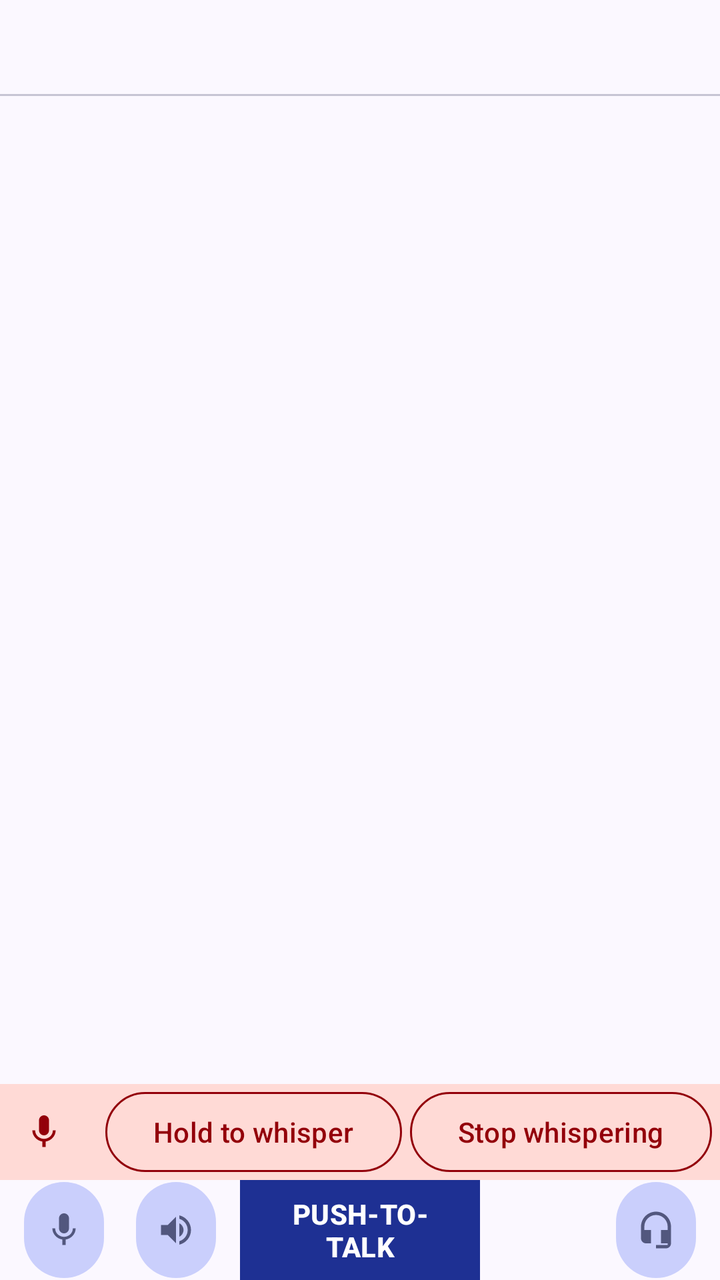
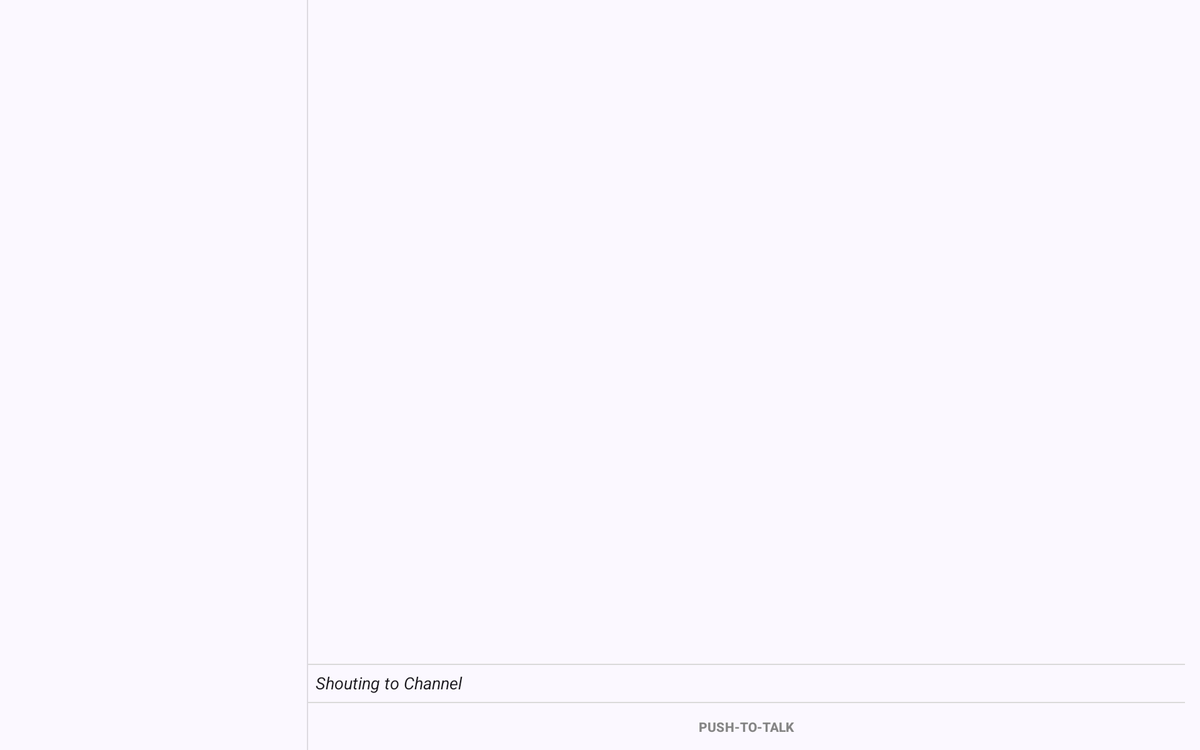

One screen, two layout resources from the same app: the default and the repository's alternative for another configuration. Each is rendered where Android would select it; the XML of both is given below.
<!-- AndroidManifest.xml: application theme Theme.Mumla -->
<!-- res/layout/fragment_channel.xml -->
<LinearLayout xmlns:android="http://schemas.android.com/apk/res/android"
    xmlns:app="http://schemas.android.com/apk/res-auto"
    xmlns:tools="http://schemas.android.com/tools"
    android:layout_width="match_parent"
    android:layout_height="match_parent"
    android:orientation="vertical">

    <com.google.android.material.tabs.TabLayout
        android:id="@+id/channel_tabs"
        android:layout_width="match_parent"
        android:layout_height="wrap_content"
        app:tabGravity="fill"
        app:tabMode="fixed"
        app:tabTextAppearance="@style/TextAppearance.Mumla.ChannelTab" />

    <LinearLayout
        android:id="@+id/control_bar_top"
        android:layout_width="match_parent"
        android:layout_height="wrap_content"
        android:background="?attr/colorSurfaceContainer"
        android:gravity="center_vertical"
        android:orientation="horizontal"
        android:paddingHorizontal="8dp"
        android:paddingVertical="4dp"
        android:visibility="gone">

        <Space
            android:layout_width="0dp"
            android:layout_height="0dp"
            android:layout_weight="1" />
    </LinearLayout>

    <androidx.viewpager2.widget.ViewPager2
        android:id="@+id/channel_view_pager"
        android:layout_width="match_parent"
        android:layout_height="0dp"
        android:layout_weight="1" />

    <LinearLayout
        android:id="@+id/target_panel"
        android:layout_width="match_parent"
        android:layout_height="wrap_content"
        android:minHeight="48dp"
        android:orientation="horizontal"
        android:gravity="center_vertical"
        android:background="?attr/colorErrorContainer"
        android:paddingStart="12dp"
        android:paddingEnd="4dp">

        <ImageView
            android:id="@+id/target_panel_icon"
            android:layout_width="20dp"
            android:layout_height="20dp"
            android:layout_marginEnd="12dp"
            android:importantForAccessibility="no"
            app:srcCompat="@drawable/ic_action_microphone"
            app:tint="?attr/colorOnErrorContainer"/>

        <TextView
            android:id="@+id/target_panel_warning"
            android:layout_width="0dp"
            android:layout_height="wrap_content"
            android:layout_weight="1"
            tools:text="Whispering to Channel"
            android:textSize="@dimen/target_panel_text_size"
            android:textColor="?attr/colorOnErrorContainer"
            android:singleLine="true"
            android:textStyle="bold"
            android:gravity="start|center_vertical"
            android:paddingTop="8dp"
            android:paddingBottom="8dp"/>

        <com.google.android.material.button.MaterialButton
            android:id="@+id/target_panel_hold"
            style="?attr/materialButtonOutlinedStyle"
            android:layout_width="wrap_content"
            android:layout_height="wrap_content"
            android:layout_marginEnd="4dp"
            android:minHeight="48dp"
            android:visibility="gone"
            tools:visibility="visible"
            android:text="@string/hold_to_whisper"
            android:textColor="?attr/colorOnErrorContainer"
            app:strokeColor="?attr/colorOnErrorContainer"/>

        <com.google.android.material.button.MaterialButton
            android:id="@+id/target_panel_cancel"
            style="?attr/materialButtonOutlinedStyle"
            android:layout_width="wrap_content"
            android:layout_height="wrap_content"
            android:minWidth="48dp"
            android:minHeight="48dp"
            android:text="@string/a11y_stop_shouting"
            android:textColor="?attr/colorOnErrorContainer"
            app:icon="@drawable/ic_action_delete_dark"
            app:iconTint="?attr/colorOnErrorContainer"
            app:strokeColor="?attr/colorOnErrorContainer"/>

    </LinearLayout>

    <LinearLayout
        android:id="@+id/control_bar"
        android:layout_width="match_parent"
        android:layout_height="wrap_content"
        android:baselineAligned="false"
        android:gravity="center_vertical"
        android:orientation="horizontal">

        <LinearLayout
            android:id="@+id/control_bar_start"
            android:layout_width="@dimen/control_bar_side_width"
            android:layout_height="wrap_content"
            android:gravity="start|center_vertical"
            android:paddingHorizontal="8dp">

            <com.google.android.material.button.MaterialButton
                android:id="@+id/control_mute"
                style="@style/ControlBarButton"
                android:contentDescription="@string/mute"
                app:icon="@drawable/ic_action_microphone" />

            <com.google.android.material.button.MaterialButton
                android:id="@+id/control_deafen"
                style="@style/ControlBarButton"
                android:layout_marginStart="8dp"
                android:contentDescription="@string/deafen"
                app:icon="@drawable/ic_action_audio" />
        </LinearLayout>

        <FrameLayout
            android:id="@+id/control_bar_center"
            android:layout_width="0dp"
            android:layout_height="wrap_content"
            android:layout_weight="1">

            <LinearLayout
                android:id="@+id/pushtotalk_view"
                android:layout_width="match_parent"
                android:layout_height="wrap_content"
                android:orientation="vertical">

                <Button
                    android:id="@+id/pushtotalk"
                    android:layout_width="match_parent"
                    android:layout_height="50dp"
                    android:text="@string/ptt"
                    android:textColor="@color/ptt_text"
                    android:textAllCaps="true"
                    android:textStyle="bold"
                    android:textSize="14sp"
                    app:backgroundTint="@color/ptt_background"
                    app:cornerRadius="0dp"
                    android:insetTop="0dp"
                    android:insetBottom="0dp" />
            </LinearLayout>

            <TextView
                android:id="@+id/control_talk_state"
                style="@style/ControlBarTalkState"
                android:visibility="gone" />
        </FrameLayout>

        <LinearLayout
            android:id="@+id/control_bar_end"
            android:layout_width="@dimen/control_bar_side_width"
            android:layout_height="wrap_content"
            android:gravity="end|center_vertical"
            android:paddingHorizontal="8dp">

            <com.google.android.material.button.MaterialButton
                android:id="@+id/control_audio"
                style="@style/ControlBarButton"
                android:contentDescription="@string/audio_panel"
                android:tooltipText="@string/audio_panel"
                app:icon="@drawable/ic_action_audio_device" />
        </LinearLayout>
    </LinearLayout>

</LinearLayout>
<!-- resources referenced by this layout -->
<resources>
  <dimen name="control_bar_side_width">120dp</dimen>
  <dimen name="target_panel_text_size">13sp</dimen>
  <string name="a11y_stop_shouting">Stop whispering</string>
  <string name="audio_panel">Audio</string>
  <string name="deafen">Deafen</string>
  <string name="hold_to_whisper">Hold to whisper</string>
  <string name="mute">Mute</string>
  <string name="ptt">Push-to-talk</string>
  <style name="ControlBarButton" parent="Widget.Material3.Button.IconButton.Filled.Tonal">
          <item name="android:layout_width">48dp</item>
          <item name="android:layout_height">48dp</item>
          <item name="android:insetTop">0dp</item>
          <item name="android:insetBottom">0dp</item>
      </style>
  <style name="TextAppearance.Mumla.ChannelTab" parent="TextAppearance.Material3.TitleSmall">
          <item name="android:textSize">12sp</item>
          <item name="android:textAllCaps">true</item>
      </style>
  <style name="Theme.Mumla" parent="Base.Theme.Mumla" />
  <dimen name="control_bar_ptt_min_height">56dp</dimen>
  <dimen name="control_bar_ptt_corner_radius">28dp</dimen>
  <color name="md_theme_primary">#1e3093</color>
  <color name="md_theme_onPrimary">#ffffff</color>
  <color name="md_theme_primaryContainer">#3949ab</color>
  <color name="md_theme_onPrimaryContainer">#bbc3ff</color>
  <color name="md_theme_inversePrimary">#bbc3ff</color>
  <color name="md_theme_secondary">#565c83</color>
  <color name="md_theme_onSecondary">#ffffff</color>
  <color name="md_theme_secondaryContainer">#cacffc</color>
  <color name="md_theme_onSecondaryContainer">#52577e</color>
  <color name="md_theme_tertiary">#64186c</color>
  <color name="md_theme_onTertiary">#ffffff</color>
  <color name="md_theme_tertiaryContainer">#7f3385</color>
  <color name="md_theme_onTertiaryContainer">#ffa9ff</color>
  <color name="md_theme_error">#ba1a1a</color>
  <color name="md_theme_onError">#ffffff</color>
  <color name="md_theme_errorContainer">#ffdad6</color>
  <color name="md_theme_onErrorContainer">#93000a</color>
  <color name="md_theme_background">#fbf8ff</color>
  <color name="md_theme_onBackground">#1b1b21</color>
  <color name="md_theme_surface">#fbf8ff</color>
  <color name="md_theme_onSurface">#1b1b21</color>
  <color name="md_theme_surfaceVariant">#e2e1f1</color>
  <color name="md_theme_onSurfaceVariant">#454652</color>
  <color name="md_theme_surfaceDim">#dbd9e2</color>
  <color name="md_theme_surfaceBright">#fbf8ff</color>
  <color name="md_theme_surfaceContainerLowest">#ffffff</color>
  <color name="md_theme_surfaceContainerLow">#f5f2fb</color>
  <color name="md_theme_surfaceContainer">#efedf6</color>
  <color name="md_theme_surfaceContainerHigh">#e9e7f0</color>
  <color name="md_theme_surfaceContainerHighest">#e3e1ea</color>
  <color name="md_theme_inverseSurface">#303037</color>
  <color name="md_theme_inverseOnSurface">#f2eff9</color>
  <color name="md_theme_outline">#767684</color>
  <color name="md_theme_outlineVariant">#c6c5d4</color>
  <color name="md_theme_primaryFixed">#dee0ff</color>
  <color name="md_theme_primaryFixedDim">#bbc3ff</color>
  <color name="md_theme_onPrimaryFixed">#000e5e</color>
  <color name="md_theme_onPrimaryFixedVariant">#2c3c9e</color>
  <color name="md_theme_secondaryFixed">#dee0ff</color>
  <color name="md_theme_secondaryFixedDim">#bfc4f1</color>
  <color name="md_theme_onSecondaryFixed">#13183c</color>
  <color name="md_theme_onSecondaryFixedVariant">#3f446a</color>
  <color name="md_theme_tertiaryFixed">#ffd6fb</color>
  <color name="md_theme_tertiaryFixedDim">#ffa9ff</color>
  <color name="md_theme_onTertiaryFixed">#36003d</color>
  <color name="md_theme_onTertiaryFixedVariant">#712678</color>
  <style name="App.Widget.ActionMode" parent="Widget.AppCompat.ActionMode">
      </style>
  <!-- some entries are left out for length -->
</resources>
<!-- res/layout-sw720dp/fragment_channel.xml (the repository's variant of the layout above) -->
<!-- drawn on a large tablet held sideways -->
<?xml version="1.0" encoding="utf-8"?>
<LinearLayout xmlns:android="http://schemas.android.com/apk/res/android"
    xmlns:app="http://schemas.android.com/apk/res-auto"
    xmlns:tools="http://schemas.android.com/tools"
              android:layout_width="match_parent"
              android:layout_height="match_parent"
              android:layout_marginStart="16dp"
              android:layout_marginEnd="16dp"
              android:divider="?attr/dividerHorizontal"
              android:orientation="horizontal"
              android:showDividers="middle">

    <LinearLayout
        android:id="@+id/left_split"
        android:layout_width="0dp"
        android:layout_height="match_parent"
        android:layout_weight="1" >

        <FrameLayout
            android:id="@+id/chat_fragment"
            android:layout_width="match_parent"
            android:layout_height="match_parent" />
    </LinearLayout>

    <LinearLayout
        android:id="@+id/right_split"
        android:layout_width="0dp"
        android:layout_height="match_parent"
        android:layout_weight="3"
        android:orientation="vertical" >

        <FrameLayout
            android:id="@+id/list_fragment"
            android:layout_width="match_parent"
            android:layout_height="0dp"
            android:layout_weight="1" />

        <FrameLayout
            android:id="@+id/target_panel"
            android:layout_width="match_parent"
            android:layout_height="wrap_content">

            <View
                android:layout_width="match_parent"
                android:layout_height="1dp"
                android:background="#dadada"
                android:layout_gravity="top"/>

            <TextView
                android:id="@+id/target_panel_warning"
                android:layout_width="match_parent"
                android:layout_height="match_parent"
                android:text="Shouting to Channel"
                android:textSize="8pt"
                android:textColor="?android:textColorPrimary"
                android:singleLine="true"
                android:gravity="start|center_vertical"
                android:textStyle="italic"
                android:padding="8dp"/>

            <ImageView
                android:id="@+id/target_panel_cancel"
                android:layout_width="24dp"
                android:layout_height="match_parent"
                app:srcCompat="@drawable/ic_action_delete_dark"
                app:tint="?android:textColorPrimary"
                android:layout_gravity="center_vertical|end"
                android:background="?attr/selectableItemBackgroundBorderless"/>

        </FrameLayout>

        <LinearLayout
            android:id="@+id/pushtotalk_view"
            android:layout_width="match_parent"
            android:layout_height="51dp"
            android:gravity="center_horizontal"
            android:orientation="vertical" >

            <View
                android:layout_width="match_parent"
                android:layout_height="1dp"
                android:background="#dadada" />

            <Button
                android:id="@+id/pushtotalk"
                android:layout_width="match_parent"
                android:layout_height="match_parent"
                android:text="@string/ptt"
                android:textAllCaps="true"
                android:textStyle="bold"
                android:textSize="14sp"
                android:textColor="#858585"
                android:background="?attr/selectableItemBackground"/>
        </LinearLayout>
    </LinearLayout>

</LinearLayout>
<!-- resources referenced by the variant -->
<!-- as a large tablet held sideways resolves them -->
<resources>
  <string name="ptt">Push-to-talk</string>
  <style name="Theme.Mumla" parent="Base.Theme.Mumla" />
  <color name="md_theme_primary">#1e3093</color>
  <color name="md_theme_onPrimary">#ffffff</color>
  <color name="md_theme_primaryContainer">#3949ab</color>
  <color name="md_theme_onPrimaryContainer">#bbc3ff</color>
  <color name="md_theme_inversePrimary">#bbc3ff</color>
  <color name="md_theme_secondary">#565c83</color>
  <color name="md_theme_onSecondary">#ffffff</color>
  <color name="md_theme_secondaryContainer">#cacffc</color>
  <color name="md_theme_onSecondaryContainer">#52577e</color>
  <color name="md_theme_tertiary">#64186c</color>
  <color name="md_theme_onTertiary">#ffffff</color>
  <color name="md_theme_tertiaryContainer">#7f3385</color>
  <color name="md_theme_onTertiaryContainer">#ffa9ff</color>
  <color name="md_theme_error">#ba1a1a</color>
  <color name="md_theme_onError">#ffffff</color>
  <color name="md_theme_errorContainer">#ffdad6</color>
  <color name="md_theme_onErrorContainer">#93000a</color>
  <color name="md_theme_background">#fbf8ff</color>
  <color name="md_theme_onBackground">#1b1b21</color>
  <color name="md_theme_surface">#fbf8ff</color>
  <color name="md_theme_onSurface">#1b1b21</color>
  <color name="md_theme_surfaceVariant">#e2e1f1</color>
  <color name="md_theme_onSurfaceVariant">#454652</color>
  <color name="md_theme_surfaceDim">#dbd9e2</color>
  <color name="md_theme_surfaceBright">#fbf8ff</color>
  <color name="md_theme_surfaceContainerLowest">#ffffff</color>
  <color name="md_theme_surfaceContainerLow">#f5f2fb</color>
  <color name="md_theme_surfaceContainer">#efedf6</color>
  <color name="md_theme_surfaceContainerHigh">#e9e7f0</color>
  <color name="md_theme_surfaceContainerHighest">#e3e1ea</color>
  <color name="md_theme_inverseSurface">#303037</color>
  <color name="md_theme_inverseOnSurface">#f2eff9</color>
  <color name="md_theme_outline">#767684</color>
  <color name="md_theme_outlineVariant">#c6c5d4</color>
  <color name="md_theme_primaryFixed">#dee0ff</color>
  <color name="md_theme_primaryFixedDim">#bbc3ff</color>
  <color name="md_theme_onPrimaryFixed">#000e5e</color>
  <color name="md_theme_onPrimaryFixedVariant">#2c3c9e</color>
  <color name="md_theme_secondaryFixed">#dee0ff</color>
  <color name="md_theme_secondaryFixedDim">#bfc4f1</color>
  <color name="md_theme_onSecondaryFixed">#13183c</color>
  <color name="md_theme_onSecondaryFixedVariant">#3f446a</color>
  <color name="md_theme_tertiaryFixed">#ffd6fb</color>
  <color name="md_theme_tertiaryFixedDim">#ffa9ff</color>
  <color name="md_theme_onTertiaryFixed">#36003d</color>
  <color name="md_theme_onTertiaryFixedVariant">#712678</color>
  <style name="App.Widget.ActionMode" parent="Widget.AppCompat.ActionMode">
      </style>
  <!-- some entries are left out for length -->
</resources>
